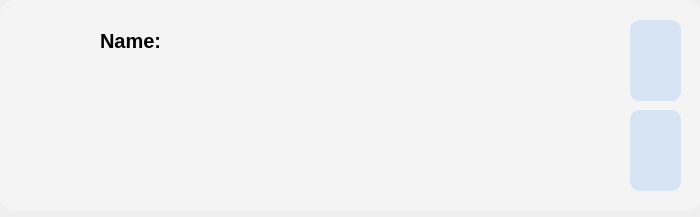
<?xml version="1.0" encoding="UTF-8"?>
<ui version="4.0">
 <class>cutomcard</class>
 <widget class="QWidget" name="cutomcard">
  <property name="geometry">
   <rect>
    <x>0</x>
    <y>0</y>
    <width>700</width>
    <height>217</height>
   </rect>
  </property>
  <property name="minimumSize">
   <size>
    <width>700</width>
    <height>217</height>
   </size>
  </property>
  <property name="maximumSize">
   <size>
    <width>700</width>
    <height>217</height>
   </size>
  </property>
  <property name="windowTitle">
   <string>Form</string>
  </property>
  <property name="styleSheet">
   <string notr="true">
border-radius: 15px;</string>
  </property>
  <widget class="QFrame" name="frame">
   <property name="geometry">
    <rect>
     <x>0</x>
     <y>0</y>
     <width>701</width>
     <height>211</height>
    </rect>
   </property>
   <property name="styleSheet">
    <string notr="true">background-color: rgb(244, 244, 244);</string>
   </property>
   <property name="frameShape">
    <enum>QFrame::Shape::StyledPanel</enum>
   </property>
   <property name="frameShadow">
    <enum>QFrame::Shadow::Raised</enum>
   </property>
   <widget class="QLabel" name="label_2">
    <property name="geometry">
     <rect>
      <x>170</x>
      <y>10</y>
      <width>111</width>
      <height>61</height>
     </rect>
    </property>
    <property name="styleSheet">
     <string notr="true">background: transparent;
color: black;
font-size: 20px;</string>
    </property>
    <property name="text">
     <string/>
    </property>
   </widget>
   <widget class="QLabel" name="label">
    <property name="geometry">
     <rect>
      <x>100</x>
      <y>10</y>
      <width>61</width>
      <height>61</height>
     </rect>
    </property>
    <property name="font">
     <font>
      <pointsize>-1</pointsize>
      <bold>true</bold>
     </font>
    </property>
    <property name="styleSheet">
     <string notr="true">background: transparent;
color: black;
font-size: 20px;</string>
    </property>
    <property name="text">
     <string>Name:</string>
    </property>
   </widget>
   <widget class="QFrame" name="frame_2">
    <property name="geometry">
     <rect>
      <x>20</x>
      <y>20</y>
      <width>48</width>
      <height>48</height>
     </rect>
    </property>
    <property name="styleSheet">
     <string notr="true">image: url(:/new/prefix1/Images/person.png);</string>
    </property>
    <property name="frameShape">
     <enum>QFrame::Shape::StyledPanel</enum>
    </property>
    <property name="frameShadow">
     <enum>QFrame::Shadow::Raised</enum>
    </property>
   </widget>
   <widget class="QPushButton" name="pushButton">
    <property name="geometry">
     <rect>
      <x>630</x>
      <y>20</y>
      <width>51</width>
      <height>81</height>
     </rect>
    </property>
    <property name="styleSheet">
     <string notr="true">
QPushButton {
	image: url(:/new/prefix1/Images/show.png);
    background: #d7e4f4; /* رنگ دکمه در حالت عادی (sabz) */
    color: white;
    border-radius: 10px;
    padding: 5px 15px;
    border: none;
}


QPushButton:hover {
	image: url(:/new/prefix1/Images/show.png);
    background: #b2bdca; /* رنگ کمی تنهاتر یا روشن‌تر می‌شود */
}


QPushButton:pressed {
image: url(:/new/prefix1/Images/show.png);
    background: #8f98a2; 
}</string>
    </property>
    <property name="text">
     <string/>
    </property>
   </widget>
   <widget class="QPushButton" name="pushButton_2">
    <property name="geometry">
     <rect>
      <x>630</x>
      <y>110</y>
      <width>51</width>
      <height>81</height>
     </rect>
    </property>
    <property name="styleSheet">
     <string notr="true">
QPushButton {
	
	image: url(:/new/prefix1/Images/shopping-cart.png);
    background: #d7e4f4; /* رنگ دکمه در حالت عادی (sabz) */
    color: white;
    border-radius: 10px;
    padding: 5px 15px;
    border: none;
}


QPushButton:hover {
	image: url(:/new/prefix1/Images/shopping-cart.png);
    background: #b2bdca; /* رنگ کمی تنهاتر یا روشن‌تر می‌شود */
}


QPushButton:pressed {
image: url(:/new/prefix1/Images/shopping-cart.png);
    background: #8f98a2; 
}</string>
    </property>
    <property name="text">
     <string/>
    </property>
   </widget>
   <widget class="QFrame" name="frame_4">
    <property name="geometry">
     <rect>
      <x>20</x>
      <y>90</y>
      <width>48</width>
      <height>48</height>
     </rect>
    </property>
    <property name="styleSheet">
     <string notr="true">
image: url(:/new/prefix1/Images/home.png);</string>
    </property>
    <property name="frameShape">
     <enum>QFrame::Shape::StyledPanel</enum>
    </property>
    <property name="frameShadow">
     <enum>QFrame::Shadow::Raised</enum>
    </property>
   </widget>
   <widget class="QLabel" name="label_4">
    <property name="geometry">
     <rect>
      <x>100</x>
      <y>90</y>
      <width>431</width>
      <height>51</height>
     </rect>
    </property>
    <property name="styleSheet">
     <string notr="true">color: black;
font-size: 12px;</string>
    </property>
    <property name="text">
     <string/>
    </property>
   </widget>
   <widget class="QFrame" name="frame_6">
    <property name="geometry">
     <rect>
      <x>20</x>
      <y>150</y>
      <width>48</width>
      <height>48</height>
     </rect>
    </property>
    <property name="styleSheet">
     <string notr="true">
image: url(:/new/prefix1/Images/id-card.png);</string>
    </property>
    <property name="frameShape">
     <enum>QFrame::Shape::StyledPanel</enum>
    </property>
    <property name="frameShadow">
     <enum>QFrame::Shadow::Raised</enum>
    </property>
   </widget>
   <widget class="QLabel" name="label_5">
    <property name="geometry">
     <rect>
      <x>100</x>
      <y>140</y>
      <width>131</width>
      <height>51</height>
     </rect>
    </property>
    <property name="styleSheet">
     <string notr="true">color: black;
font-size: 12px;</string>
    </property>
    <property name="text">
     <string/>
    </property>
   </widget>
  </widget>
 </widget>
 <resources/>
 <connections/>
</ui>
